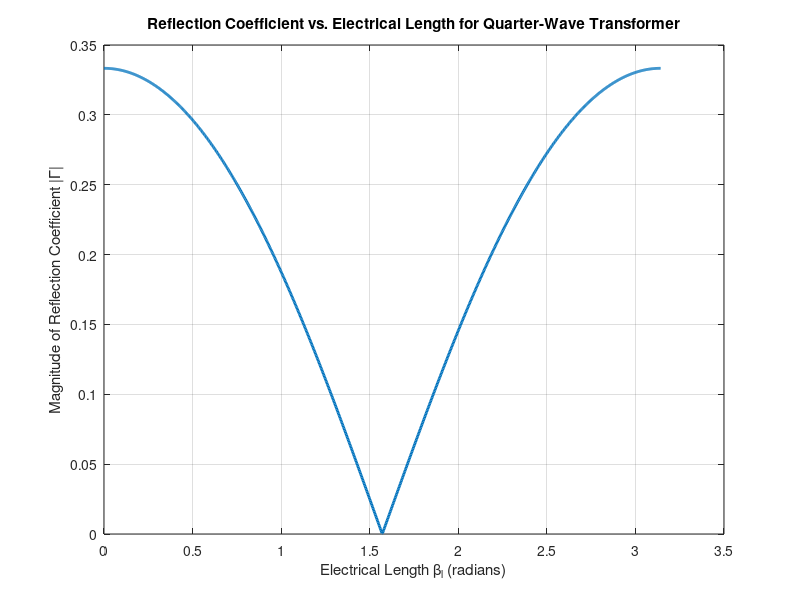

This figure's MATLAB source:
%% Write a MATLAB code to plot the magnitude of the reflection coefficient versus electrical length beta_l for a single-section quarter wave transformer where beta_l varies from 0 to x.
Z0 = 50;
ZL = 100;
f0 = 2e9;

Zq = sqrt(Z0*ZL);
beta_l = linspace(0, pi, 1000);
Gamma = zeros(size(beta_l));

for i = 1:length(beta_l)
    Zin = Zq * (ZL + 1j * Zq * tan(beta_l(i))) / (Zq + 1j * ZL * tan(beta_l(i)));
    Gamma(i) = abs((Zin-Z0)/(Zin+Z0));
end

figure;
plot(beta_l,Gamma,'LineWidth',2);
xlabel('Electrical Length \beta_l (radians)');
ylabel('Magnitude of Reflection Coefficient |\Gamma|');
title('Reflection Coefficient vs. Electrical Length for Quarter-Wave Transformer');
grid on;